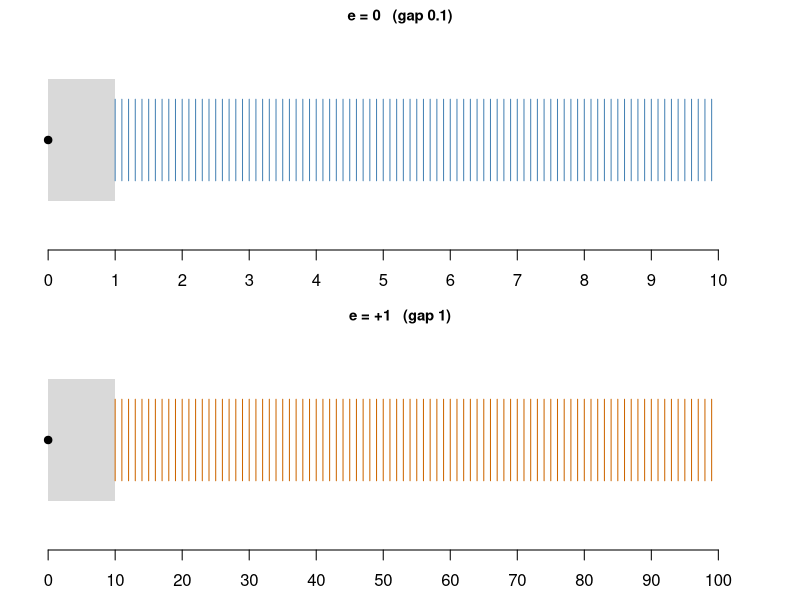

Recreate this plot in R.
## ---- chunk 1
options(digits = 22)

## ---- chunk 2
#| label: integer-limits
#| warning: false
.Machine$integer.max

## Check upper bounds
as.integer(2^31 - 1)                    # maximum valid integer
as.integer(2^31)                        # exceeds limit, returns NA
as.integer(2^31 - 1) + as.integer(1)    # overflows to NA

## Check lower bounds
as.integer(-(2^31 - 1))                 # minimum valid integer
as.integer(-2^31)                       # exceeds lower limit, returns NA
## ---- chunk 3
#| label: integer-product
#| warning: false
50000L * 50000L
50000 * 50000
## ---- chunk 4
#| label: toy-all-numbers
m <- outer(1:9, 0:9, function(a, b) sprintf("%.1f",a + b / 10))
dimnames(m) <- list(d1 = 1:9, d2 = 0:9)
m
## ---- chunk 5
#| label: fig-toy-lines
#| echo: false
#| fig-width: 9
#| fig-height: 3.6
#| fig-cap: 'Positive numbers at zoom $e=0$ (top, gap $0.1$) and $e=+1$ (bottom, gap $1$). Grey bands hold the crowded marks of all lower zooms ($e<0$, and $e\le 0$ in the bottom panel); overflow occurs only far to the right, beyond $9.9\times10^{9}$.'
par(mfrow = c(2, 1), mar = c(2.5, 1, 1.5, 1))
m0 <- (10:99) / 10; m1 <- 10:99
plot(NA, xlim = c(0, 10.5), ylim = c(0, 1), axes = FALSE, xlab = "", ylab = "",
     main = "e = 0   (gap 0.1)", cex.main = 0.9)
rect(0, 0.2, 1, 0.8, col = "gray85", border = NA)
segments(m0, 0.3, m0, 0.7, col = "steelblue")
points(0, 0.5, pch = 19)
axis(1, at = 0:10)
plot(NA, xlim = c(0, 105), ylim = c(0, 1), axes = FALSE, xlab = "", ylab = "",
     main = "e = +1   (gap 1)", cex.main = 0.9)
rect(0, 0.2, 10, 0.8, col = "gray85", border = NA)
segments(m1, 0.3, m1, 0.7, col = "darkorange3")
points(0, 0.5, pch = 19)
axis(1, at = seq(0, 100, 10))
## ---- chunk 6
#| label: double-limits
c(eps = .Machine$double.eps, xmax = .Machine$double.xmax,
  xmin = .Machine$double.xmin, subnormal = 2^-1074, maxint = 2^53)
## ---- chunk 7
#| label: machine-eps
1 + 2^-52 == 1
1 + 2^-53 == 1                       # half an epsilon is lost
0.1 + 0.2 == 0.3                     # rounding error
isTRUE(all.equal(0.1 + 0.2, 0.3))    # test with tolerance sqrt(eps)
## ---- chunk 8
#| label: over-underflow
2 * .Machine$double.xmax             # overflow: Inf
exp(710)                             # overflow: Inf
2^-1075                              # underflow: 0
prod(rep(0.01, 200))                 # 1e-400 underflows to 0
sum(log(rep(0.01, 200)))             # the log scale is safe
## ---- chunk 9
#| label: spacing-demo
2^52 + 1 == 2^52                     # gap 1: still distinguishable
2^53 + 1 == 2^53                     # gap 2: the +1 is lost
format(c(2^53, 2^53 + 1, 2^53 + 2), digits = 17)
.Machine$integer.max                 # 2^31 - 1
## ---- chunk 10
#| label: sum-large-small
## the target value
f0 <- 1 + 2^(-40)
f0

## adding 2^-52 (one epsilon) 2^12 times works: each addition changes the sum
f1 <- 1; i <- 1
while (i <= 2^12) { f1 <- f1 + 2^(-52); i <- i + 1 }
f1

## adding 2^-53 (half an epsilon) 2^13 times fails: 1 + 2^-53 rounds to 1 every time
f2 <- 1; i <- 1
while (i <= 2^13) { f2 <- f2 + 2^(-53); i <- i + 1 }
f2

## this difference is not due to number display in R
f0 == f1
f0 == f2

## R's built-in sum() uses pairwise summation and extended precision
f3 <- sum(c(1, rep(2^(-53), 2^13))); f3
f1 == f3
f4 <- sum(c(1, rep(2^(-54), 2^14))); f4
f0 == f4

## the fix: accumulate the small numbers first, then add to 1
f6s <- 0; i <- 1
while (i <= 2^14) { f6s <- f6s + 2^(-54); i <- i + 1 }
f6s
f6 <- f6s + 1; f6
f0 == f6
## ---- chunk 11
#| label: summation-methods
x <- c(1, rep(1e-16, 1e4))                 # exact sum is 1 + 1e-12

naive_sum <- function(x) { s <- 0; for (v in x) s <- s + v; s }

kahan_sum <- function(x) {
  s <- 0; c <- 0                            # c holds the running roundoff error
  for (v in x) { y <- v - c; t <- s + y; c <- (t - s) - y; s <- t }
  s }

c(naive   = naive_sum(x) - 1,
  sorted  = naive_sum(sort(x)) - 1,
  kahan   = kahan_sum(x) - 1,
  builtin = sum(x) - 1,
  exact   = 1e-12)
## ---- chunk 12
#| label: eps-other-bases
log(2^(-52))               # base e: about -36
1 + exp(-35)
1 + exp(-37)               # evaluates to exactly 1

log(2^(-52), base = 10)    # base 10: about -15.7
1 + 1e-15 == 1
1 + 1e-16 == 1
## ---- chunk 13
#| label: tbl-fexp-naive
#| message: false
library(knitr)

fexp <- function(x, debug = FALSE) {
  i <- 0; expx <- 1; u <- 1
  if (debug) debug_list <- list()
  while (abs(u) > 1e-20 * abs(expx)) {
    i <- i + 1
    u <- u * x / i
    expx <- expx + u
    if (debug) debug_list[[i]] <- c(Step = i, Term_u = u, exp_x = expx)
  }
  if (debug) return(do.call(rbind, debug_list))
  expx
}

test_vals <- c(10, 20, 60, -1, -10, -20, -50)
res1 <- data.frame(x = test_vals, Built_in_Exp = exp(test_vals), Taylor_fexp = sapply(test_vals, fexp))
kable(res1, caption = "Built-in exp() versus the naive Taylor series fexp()")
## ---- chunk 14
#| label: tbl-fexp-debug
debug_matrix <- fexp(-50, debug = TRUE)
debug_summary <- rbind(
  head(debug_matrix, 10),
  matrix(NA, nrow = 1, ncol = 3, dimnames = list("...", colnames(debug_matrix))),
  tail(debug_matrix, 10))
kable(debug_summary, caption = "Debug trace for fexp(-50) showing catastrophic cancellation")
## ---- chunk 15
#| label: tbl-fexp-robust
fexp2 <- function(x) {
  xa <- abs(x); i <- 0; expx <- 1; u <- 1
  while (u > 1e-20 * expx) { i <- i + 1; u <- u * xa / i; expx <- expx + u }
  if (x >= 0) expx else 1 / expx
}

test_vals_neg <- c(-10, -20, -50)
res2 <- data.frame(x = test_vals_neg, Built_in_Exp = exp(test_vals_neg), Robust_fexp2 = sapply(test_vals_neg, fexp2))
kable(res2, caption = "Robust fexp2() for negative arguments")
## ---- chunk 16
#| label: expm1-demo
x <- 1e-10
c(naive = exp(x) - 1, expm1 = expm1(x), series = x + x^2 / 2)
x <- 1e-20
c(naive = log(1 + x), log1p = log1p(x))
## ---- chunk 17
#| label: variance-formulas
## one-pass (computational) formula
var1 <- function(x) { n <- length(x); (sum(x^2) - sum(x)^2 / n) / (n - 1) }

## two-pass formula (centering on the mean)
var2 <- function(x) { n <- length(x); sum((x - mean(x))^2) / (n - 1) }

## small data works fine for both
x <- c(1, 2, 3)
c(var1(x), var2(x), var(x))

## a large shift exposes catastrophic cancellation in var1
x <- c(1, 2, 3) + 1e8
c(var1(x), var2(x), var(x))
x <- c(1, 2, 3) + 1e10
c(var1(x), var2(x), var(x))
## ---- chunk 18
#| label: tbl-variance-scan
M <- 10^(0:10)
res <- t(sapply(M, function(m) { x <- c(1, 2, 3) + m; c(M = m, one_pass = var1(x), two_pass = var2(x)) }))
kable(res, caption = "One-pass versus two-pass variance as the data are shifted by M", digits = 6)
## ---- chunk 19
#| label: variance-fixes
var_shifted <- function(x) { n <- length(x); d <- x - x[1]; (sum(d^2) - sum(d)^2 / n) / (n - 1) }

var_welford <- function(x) {
  m <- 0; S <- 0
  for (k in seq_along(x)) { m_old <- m; m <- m + (x[k] - m) / k; S <- S + (x[k] - m_old) * (x[k] - m) }
  S / (length(x) - 1) }

x <- c(1, 2, 3) + 1e10
c(one_pass = var1(x), shifted = var_shifted(x), welford = var_welford(x), two_pass = var2(x))
## ---- chunk 20
#| label: sigmoid-demo
p1 <- function(theta) exp(theta) / (1 + exp(theta))
p2 <- function(theta) 1 / (1 + exp(-theta))

## large positive theta breaks p1, works in p2
theta <- 2000
c(p1 = p1(theta), p2 = p2(theta))

## large negative theta works for both
theta <- -2000
c(p1 = p1(theta), p2 = p2(theta))

## the piecewise form is safe everywhere and keeps full precision in both tails
sigmoid <- function(x) ifelse(x >= 0, 1 / (1 + exp(-x)), exp(x) / (1 + exp(x)))
sigmoid(c(-2000, -20, 0, 20, 2000))
## ---- chunk 21
#| label: builtin-demo
c(naive = log(factorial(1000)), lfactorial = lfactorial(1000))
c(naive = log(dnorm(40)), dnorm_log = dnorm(40, log = TRUE))
c(naive = log(1 - pnorm(10)), stable = pnorm(10, lower.tail = FALSE, log.p = TRUE))
## ---- chunk 22
#| label: log-quotient-demo
log_x <- 800; x <- exp(log_x); x          # overflow
log_y <- 805; y <- exp(log_y); y          # overflow
x / y                                     # Inf/Inf = NaN

log_xovery <- log_x - log_y               # subtracting logs is safe
log_xovery
exp(log_xovery)

## likelihood versus log-likelihood for 2000 fair-coin tosses
p <- rep(0.5, 2000)
c(likelihood = prod(p), log_likelihood = sum(log(p)))
## ---- chunk 23
#| label: log-sum-exp
log_sum_exp <- function(log_x) {
  max_log_x <- max(log_x)
  max_log_x + log(sum(exp(log_x - max_log_x)))
}

## values that would overflow directly
log_x <- c(2000, 2010, 2030)
exp(log_x)                                   # Inf
c(direct = log(sum(exp(log_x))), lse = log_sum_exp(log_x))

## values that would underflow directly
log_x <- -c(2000, 2010, 2030)
exp(log_x)                                   # 0
c(direct = log(sum(exp(log_x))), lse = log_sum_exp(log_x))
## ---- chunk 24
#| label: mixture-loglik
y <- c(-1, 0.5, 2, 45)                      # the last value is far from both means
mu <- c(0, 3); w <- c(0.6, 0.4)
naive <- sum(log(w[1] * dnorm(y, mu[1]) + w[2] * dnorm(y, mu[2])))
stable <- sum(sapply(y, function(yi) log_sum_exp(log(w) + dnorm(yi, mu, log = TRUE))))
c(naive = naive, stable = stable)
## ---- chunk 25
#| label: log-softmax
x <- c(1000, 1001, 1005)
naive <- log(exp(x) / sum(exp(x)))
stable <- x - log_sum_exp(x)
rbind(naive, stable, probabilities = exp(stable))
## ---- chunk 26
#| label: log-minus-exp
log_minus_exp <- function(log_x, log_y) {
  if (log_x < log_y) stop("the first argument must be the larger")
  log_x + log1p(-exp(log_y - log_x))
}

log_minus_exp(2020, 2000)
exp(2000) - exp(1999)                       # direct subtraction: Inf - Inf = NaN

## nearly equal arguments: log1p keeps the precision that log(1 - .) would lose
lx <- 10; ly <- 10 - 1e-12
c(with_log1p = log_minus_exp(lx, ly), with_log = lx + log(1 - exp(ly - lx)), exact = log(exp(lx) - exp(ly)))
